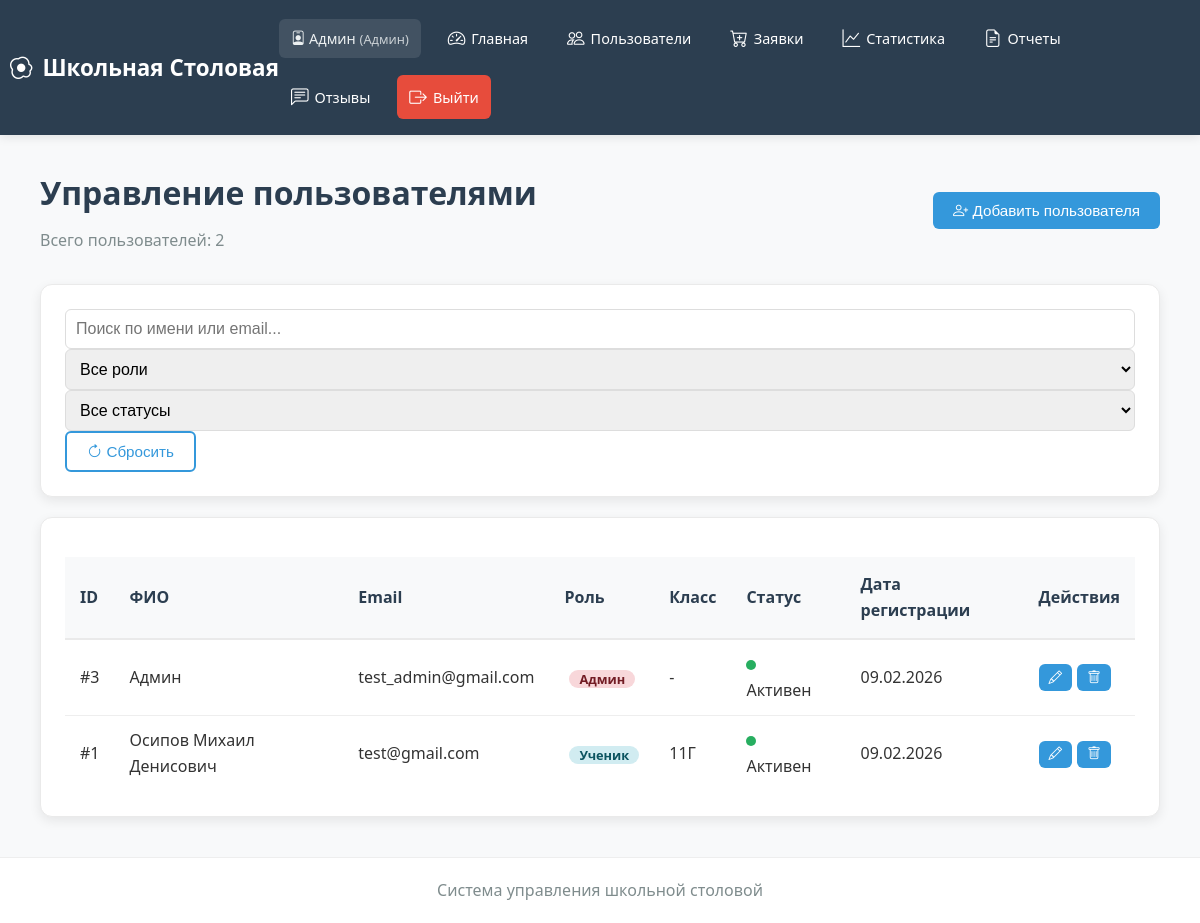
The app's page /admin/users (signed in) with its own data.
### modules/core/models.py (models this page shows, shortened)
class User(UserMixin, db.Model):
    __tablename__ = 'users'
    id = db.Column(db.Integer, primary_key=True)
    email = db.Column(db.String(120), unique=True, nullable=False, index=True)
    password = db.Column(db.String(200), nullable=False)
    role = db.Column(db.String(20), nullable=False)  # 'student', 'cook', 'admin'
    full_name = db.Column(db.String(100))
    class_group = db.Column(db.String(50), nullable=True)  # Теперь nullable=True!
    allergies = db.Column(db.Text, default='')
    preferences = db.Column(db.String(50), default='')
    avatar_url = db.Column(db.String(255))
    balance = db.Column(db.Float, default=0.0)
    is_active = db.Column(db.Boolean, default=True)
    created_at = db.Column(db.DateTime, default=datetime.utcnow)
    updated_at = db.Column(db.DateTime, default=datetime.utcnow, onupdate=datetime.utcnow)

### modules/admin/routes.py (the view)
@admin_bp.route('/users')
@login_required
def manage_users():
    if current_user.role != 'admin':
        flash('Доступ запрещен', 'danger')
        return redirect(url_for('index'))
    from modules.core.models import User
    users_list = User.query.order_by(User.role, User.full_name).all()
    return render_template('admin/users.html', users=users_list)

### templates/admin/users.html (shortened to what this page needs)
{% extends "base.html" %}
{% block content %}
<div class="container">
    <div class="dashboard-header" style="margin-bottom: 30px;">
        <div style="display: flex; justify-content: space-between; align-items: center;">
            <div>
                <h1 style="color: #2c3e50; font-size: 2rem; font-weight: 700; margin-bottom: 10px;">
                    Управление пользователями
                </h1>
                <p style="color: #7f8c8d; font-size: 1rem;">Всего пользователей: {{ users|length }}</p>
            </div>
            <button class="btn btn-primary" onclick="showAddUserModal()">
                <i class="bi bi-person-plus"></i> Добавить пользователя
            </button>
        </div>
    </div>
    <div class="dashboard-card" style="margin-bottom: 20px;">
        <div class="row g-3">
            <div class="col-md-4">
                <input type="text" id="searchInput" class="form-control" placeholder="Поиск по имени или email..." oninput="applyFilters()">
            </div>
            <div class="col-md-3">
                <select id="roleFilter" class="form-control" onchange="applyFilters()">
                    <option value="">Все роли</option>
                </select>
            </div>
            <div class="col-md-3">
                <select id="statusFilter" class="form-control" onchange="applyFilters()">
                    <option value="">Все статусы</option>
                </select>
            </div>
            <div class="col-md-2">
                <button class="btn btn-outline w-100" onclick="resetFilters()">
                    <i class="bi bi-arrow-clockwise"></i> Сбросить
                </button>
            </div>
        </div>
    </div>
    <div class="dashboard-card">
        <div class="table-responsive">
            <table class="admin-table" id="usersTable">
                <thead>
                    <tr>
                        <th>ID</th>
                        <th>ФИО</th>
                        <th>Email</th>
                        <th>Роль</th>
                        <th>Класс</th>
                        <th>Статус</th>
                        <th>Дата регистрации</th>
                        <th>Действия</th>
                    </tr>
                </thead>
                <tbody>
                    {% for user in users %}
                    <tr data-role="{{ user.role }}" data-status="{{ 'active' if user.is_active else 'inactive' }}" id="user-row-{{ user.id }}">
                        <td>#{{ user.id }}</td>
                        <td>{{ user.full_name }}</td>
                        <td>{{ user.email }}</td>
                        <td>
                            {% if user.role == 'admin' %}
                                <span class="badge badge-danger">Админ</span>
                            {% elif user.role == 'cook' %}
                                <span class="badge badge-warning">Повар</span>
                            {% else %}
                                <span class="badge badge-info">Ученик</span>
                            {% endif %}
                        </td>
                        <td>{{ user.class_group or '-' }}</td>
                        <td>
                            {% if user.is_active %}
                                <span class="status-indicator status-active"></span> Активен
                            {% else %}
                                <span class="status-indicator status-inactive"></span> Неактивен
                            {% endif %}
                        </td>
                        <td>{{ user.created_at.strftime('%d.%m.%Y') if user.created_at else '' }}</td>
                        <td>
                            <div class="btn-group">
                                <button class="btn btn-sm btn-outline-primary" onclick="editUser({{ user.id }})">
                                    <i class="bi bi-pencil"></i>
                                </button>
                                <button class="btn btn-sm btn-outline-danger" onclick="confirmDeleteUser({{ user.id }}, '{{ user.full_name }}')" {% if user.id == current_user.id %}disabled title="Нельзя удалить свою учетную запись"{% endif %}>
                                    <i class="bi bi-trash"></i>
                                </button>
                            </div>
                        </td>
                    </tr>
                    {% endfor %}
                </tbody>
            </table>
        </div>
    </div>
</div>
{% endblock %}

### templates/base.html (shortened to what this page needs)
<!DOCTYPE html>
<html lang="ru">
<head>
    <link rel="stylesheet" href="{{ url_for('static', filename='css/style.css') }}">
    <link rel="stylesheet" href="{{ url_for('static', filename='css/calendar.css') }}">
    <link rel="stylesheet" href="https://cdn.jsdelivr.net/npm/bootstrap-icons@1.10.0/font/bootstrap-icons.css">
</head>
<body>
    <header>
        <nav class="navbar">
            <div class="nav-container">
                <a href="{{ url_for('index') }}" class="logo">
                    <i class="bi bi-egg-fried"></i> Школьная Столовая
                </a>
                <div class="nav-links">
                    {% if current_user.is_authenticated %}
                        <span style="color: #ecf0f1; padding: 8px 12px; border-radius: 6px; background: rgba(255, 255, 255, 0.1);">
                            <i class="bi bi-person-badge"></i> {{ current_user.full_name }}
                            <small style="font-size: 0.8rem; opacity: 0.8;">
                                {% if current_user.role == 'student' %}(Ученик)
                                {% elif current_user.role == 'cook' %}(Повар)
                                {% elif current_user.role == 'admin' %}(Админ)
                                {% endif %}
                            </small>
                        </span>
                        {% if current_user.role == 'student' %}
                            <a href="{{ url_for('user.dashboard') }}" class="{% if request.endpoint == 'user.dashboard' %}active{% endif %}">
                                <i class="bi bi-house"></i> Главная
                            </a>
                            <a href="{{ url_for('user.show_menu') }}" class="{% if request.endpoint == 'user.show_menu' %}active{% endif %}">
                                <i class="bi bi-menu-button-wide"></i> Меню
                            </a>
                            <a href="{{ url_for('user.my_orders') }}" class="{% if request.endpoint == 'user.my_orders' %}active{% endif %}">
                                <i class="bi bi-receipt"></i> Заказы
                            </a>
                            <a href="{{ url_for('user.view_cart') }}" class="nav-cart {% if request.endpoint == 'user.view_cart' %}active{% endif %}">
                                <i class="bi bi-cart3"></i> Корзина
                                {% if cart_count and cart_count > 0 %}
                                <span class="badge">{{ cart_count }}</span>
                                {% endif %}
                            </a>
                            <a href="{{ url_for('user.profile') }}" class="{% if request.endpoint == 'user.profile' %}active{% endif %}">
                                <i class="bi bi-person-circle"></i> Профиль
                            </a>
                        {% elif current_user.role == 'admin' %}
                            <a href="{{ url_for('admin.admin_dashboard') }}" class="{% if request.endpoint == 'admin.admin_dashboard' %}active{% endif %}">
                                <i class="bi bi-speedometer2"></i> Главная
                            </a>
                            <a href="{{ url_for('admin.manage_users') }}" class="{% if request.endpoint == 'admin.manage_users' %}active{% endif %}">
                                <i class="bi bi-people"></i> Пользователи
                            </a>
                            <a href="{{ url_for('admin.admin_supply_requests') }}" class="{% if request.endpoint == 'admin.admin_supply_requests' %}active{% endif %}">
                                <i class="bi bi-cart-plus"></i> Заявки
                            </a>
                            <a href="{{ url_for('admin.view_statistics') }}" class="{% if request.endpoint == 'admin.view_statistics' %}active{% endif %}">
                                <i class="bi bi-graph-up"></i> Статистика
                            </a>
                            <a href="{{ url_for('admin.generate_reports') }}" class="{% if request.endpoint == 'admin.generate_reports' %}active{% endif %}">
                                <i class="bi bi-file-earmark-text"></i> Отчеты
                            </a>
                            <a href="{{ url_for('admin.view_feedback') }}" class="{% if request.endpoint == 'admin.view_feedback' %}active{% endif %}">
                                <i class="bi bi-chat-left-text"></i> Отзывы
                            </a>
                        {% endif %}
                        <a href="{{ url_for('auth.logout') }}" style="background: #e74c3c;">
                            <i class="bi bi-box-arrow-right"></i> Выйти
                        </a>
                    {% endif %}
                </div>
            </div>
        </nav>
    </header>
    <main class="container">
        {% block content %}{% endblock %}
    </main>
    <footer>
        <p>Система управления школьной столовой</p>
    </footer>
</body>
</html>

### records on screen
User: full_name "Админ", id "3", email "test_admin@gmail.com", role "Админ", class_group "-", is_active True (drawn), created_at "09.02.2026"
User: id "1", full_name "Осипов Михаил Денисович", email "test@gmail.com", role "Ученик", class_group "11Г", is_active True (drawn), created_at "09.02.2026"

### other values on screen
{{ users|length }} "2"
